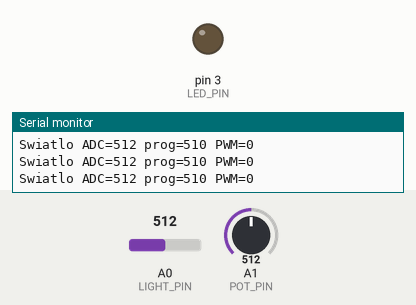
Simulated run of this sketch. Board: Arduino Nano, built with avr-gcc and run on an emulated ATmega328P. On the bench: output pins drawn as LEDs (lit = HIGH), the last lines printed to the serial monitor. Inputs (shaded band) come from the test bench; at power-on: A1 (POT_PIN) = 512, A0 (LIGHT_PIN) = 512.

Above: at 1.2 s.
1.3 s: A1 (POT_PIN) set to 542
At 2.1 s:
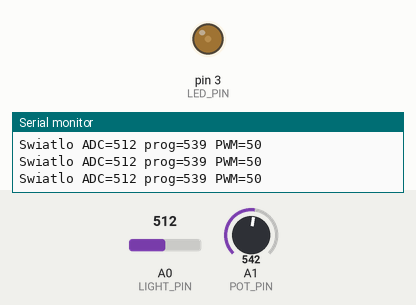
2.9 s: A0 (LIGHT_PIN) set to 306
At 3.8 s:
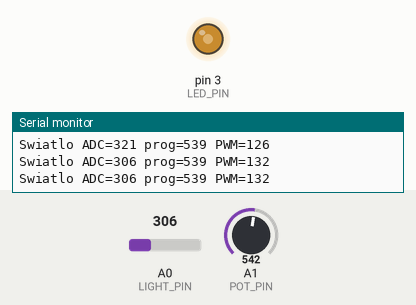
4.9 s: A0 (LIGHT_PIN) set to 122
At 6.6 s:
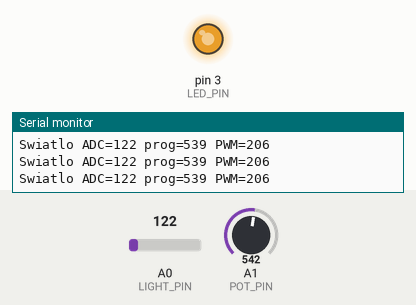
6.9 s: A1 (POT_PIN) set to 122
At 8.4 s:
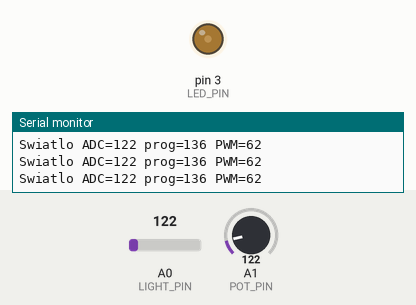
Timing chart, 0 to 9.9 s (numbered marks = the images above; inputs shaded):
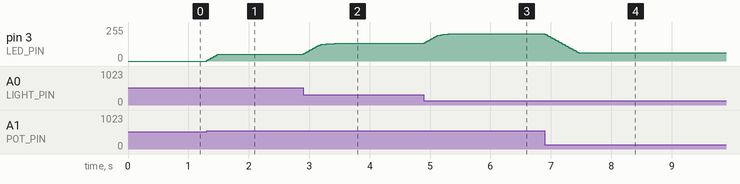

Measured:
- the behaviour switches between 530 and 531 on A1 (POT_PIN) (found by bisection; images 0 and 1)
- after the input at 1.3 s, pin 3 (LED_PIN): moves from 0/255 to 50/255 over 0.18 s, starting at once
- after the input at 2.9 s, pin 3 (LED_PIN): moves from 50/255 to 132/255 over 0.52 s, starting at once
- after the input at 4.9 s, pin 3 (LED_PIN): moves from 132/255 to 206/255 over 0.56 s, starting at once
- after the input at 6.9 s, pin 3 (LED_PIN): moves from 206/255 to 62/255 over 0.56 s, starting at once

The sketch:

lampka_nocna.ino
```cpp
/*
  Lampka nocna. Nano 5 V; LED=D3 przez 1 kOhm.
  5V--LDR--A0--1kOhm--GND. Potencjometr 5kOhm: 5V/suwak=A1/GND.
*/
#include <Arduino.h>

const uint8_t LIGHT_PIN = A0;
const uint8_t POT_PIN = A1;
const uint8_t LED_PIN = 3;             // Pin PWM w klasycznym Nano.
const int HYSTERESIS = 15;
const uint32_t SAMPLE_MS = 20;

uint32_t lastSampleAt = 0;
uint32_t lastPrintAt = 0;
int filteredLight = 0;
int threshold = 500;
int brightness = 0;
bool night = false;

void setup() {
  pinMode(LED_PIN, OUTPUT);
  analogWrite(LED_PIN, 0);
  Serial.begin(9600);
  filteredLight = analogRead(LIGHT_PIN);
}

void loop() {
  const uint32_t now = millis();
  if (uint32_t(now - lastSampleAt) >= SAMPLE_MS) {
    lastSampleAt = now;
    filteredLight = (filteredLight * 7 + analogRead(LIGHT_PIN)) / 8;
    threshold = map(analogRead(POT_PIN), 0, 1023, 20, 1000);

    if (!night && filteredLight < threshold - HYSTERESIS) night = true;
    if (night && filteredLight > threshold + HYSTERESIS) night = false;

    int target = 0;
    if (night) {
      const int darkness = constrain(threshold - filteredLight, 0, threshold);
      target = 40 + (215L * darkness) / threshold;
    }
    // Powolne rozjasnianie i wygaszanie zamiast naglego skoku.
    if (brightness < target) brightness = min(brightness + 5, target);
    if (brightness > target) brightness = max(brightness - 5, target);
    analogWrite(LED_PIN, brightness);
  }
  if (uint32_t(now - lastPrintAt) >= 250UL) {
    lastPrintAt = now;
    Serial.print(F("Swiatlo ADC=")); Serial.print(filteredLight);
    Serial.print(F(" prog=")); Serial.print(threshold);
    Serial.print(F(" PWM=")); Serial.println(brightness);
  }
}
```
